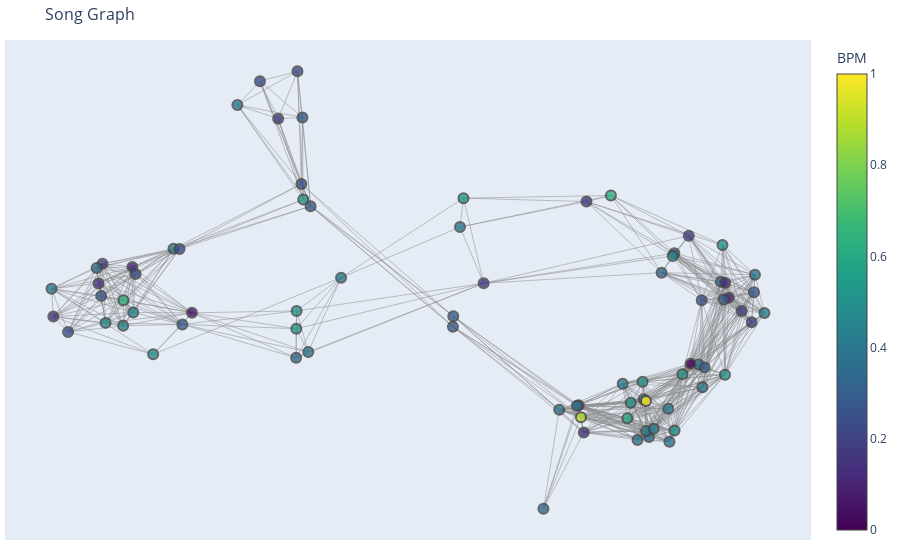

Notebook code cell kept with this figure:
### Code cell
# 'Pier - Angèle Saiyan (Techno Edit).mp3" bpm is too low, we remove it
df = df[df.song != 'Pier - Angèle Saiyan (Techno Edit).mp3']

# Assuming df is your DataFrame with songs and their BPMs
G = create_graph(df)
G = create_graph_key_constraint(df)

# Normalize BPM for color mapping
bpm_normalized = (df.set_index('song')['bpm'] - df['bpm'].min()) / (df['bpm'].max() - df['bpm'].min())

# Calculate node positions
pos = nx.spring_layout(G)

# Node trace
node_trace = go.Scatter(
    x=[pos[node][0] for node in G.nodes()],
    y=[pos[node][1] for node in G.nodes()],
    mode='markers',
    marker=dict(
        size=10,
        color=[bpm_normalized[node] for node in G.nodes()],
        colorscale='Viridis',
        colorbar=dict(title='BPM'),
        line_width=2,
        opacity=0.8  # Reduced opacity
    ),
    text=[node for node in G.nodes()],  # Hover text
    hoverinfo='text'
)

# Edge trace
edge_trace = go.Scatter(
    x=[],
    y=[],
    line=dict(width=0.5, color='#888'),
    hoverinfo='none',
    mode='lines')

for edge in G.edges():
    x0, y0 = pos[edge[0]]
    x1, y1 = pos[edge[1]]
    edge_trace['x'] += (x0, x1, None)
    edge_trace['y'] += (y0, y1, None)

# Create the figure
fig = go.Figure(data=[edge_trace, node_trace],
                layout=go.Layout(
                    title='Song Graph',
                    titlefont_size=16,
                    showlegend=False,
                    hovermode='closest',
                    margin=dict(b=20, l=5, r=5, t=40),
                    xaxis=dict(showgrid=False, zeroline=False, showticklabels=False),
                    yaxis=dict(showgrid=False, zeroline=False, showticklabels=False))
                )

fig.show()

### Figure 1 — Plotly figure (JSON) as saved in the notebook; plotly's stock layout.template omitted (floating-point values rounded to 4 significant figures; data arrays with more than 128 entries replaced by an {"elided": "..."} marker saying what was removed)
{"data": [{"hoverinfo": "none", "line": {"color": "#888", "width": 0.5}, "mode": "lines", "type": "scatter", "x": {"elided": "1905 float values"}, "y": {"elided": "1905 float values"}}, {"hoverinfo": "text", "marker": {"color": [0.4762, 0.2381, 0.09524, 0.2857, 0.2381, 0.3333, 0.5238, 0.5238, 0.4048, 0.4286, 0.5238, 0.3333, 0.1429, 0.5952, 0.2857, 0.3571, 0.1905, 0.381, 0.381, 0.4048, 0.09524, 0.1667, 0.6429, 0.5, 0.2857, 0.5238, 0.2857, 0.1905, 0.4048, 0.4762, 0.4048, 0.5238, 0.1905, 0.1667, 0.2857, 0.2857, 0.4524, 0.2381, 0.4286, 0.5238, 0.2381, 0.4048, 0.4048, 0.4048, 0.1667, 0.2857, 0.4524, 0.381, 0.5238, 0.4048, 0.2857, 0.04762, 0.4048, 0.4048, 0.6429, 0.2381, 0.4048, 0.5238, 0.1429, 0.5238, 0.4048, 0.119, 0.2381, 0.4048, 0.2381, 0.881, 0.3571, 0.1667, 0.2857, 1, 0.1667, 0.2381, 0.1429, 0, 0.5238, 0.4048, 0.3333, 0.3333], "colorbar": {"title": {"text": "BPM"}}, "colorscale": [[0, "#440154"], [0.1111, "#482878"], [0.2222, "#3e4989"], [0.3333, "#31688e"], [0.4444, "#26828e"], [0.5556, "#1f9e89"], [0.6667, "#35b779"], [0.7778, "#6ece58"], [0.8889, "#b5de2b"], [1, "#fde725"]], "line": {"width": 2}, "opacity": 0.8, "size": 10}, "mode": "markers", "text": ["1luu - Oxygenium [T4F].mp3", "A$AP ROCKY - Praise the Lord (DURDENHAUER Edit) Extended Mix.mp3", "Alignment - Future Dancefloor [VNR043  A2].mp3", "Alizée - Moi, Lolita (Prauze Edit Enfan Party).mp3", "Amadou & Mariam - Sabali (RAUMM Edit).mp3", "Amour Vitesse.mp3", "AMRK - Exhausted (ft. Dr. Pops) [FREE DL].mp3", "Anarchy.mp3", "ANTIPØDE (Bleu électrique & Desiracid) - C’est Électrique.mp3", "Arman John - Phased Reality.mp3", "Ascendant Vierge - Influenceur (Nyctonian Industrial Remix)[FREE WAV DOWNLOAD].mp3", "ATB - 9PM AEST (0055RAVE HARD EDIT).mp3", "Automates - Meta (feat Saddie) [RAWS1].mp3", "Ayo Technology (Kølab Rave Edit).mp3", "BICEP - Glue (Rialians On Earth Remix  ACOR HT Rework) [MORC014].mp3", "Conquete.mp3", "Cooler Than Me.mp3", "Cyclone.mp3", "Dernier Jour.mp3", "DJ Traytex X 1luu - No Signs.mp3", "Doppler Smoke (aj the juice man 🧃  remix)(FREE DL).mp3", "Enham - Hai Bian.mp3", "Faithless - Insomnia [ Techno Remix by brxndy ].mp3", "Fly Away On The Wings Of The Wind (PEACE🕊 EDIT).mp3", "Folcoch - Not So Bad.mp3", "Freeze Corleone - Freeze Raël (ØKKY Techno edit).mp3", "Freeze Corleone - Jour De Plus (ØKKY Techno edit).mp3", "Gazo - Tchin 2x (Just Pedro Techno Edit).mp3", "Jaëss - Kick Dans Ton Cor.mp3", "Jean Terechkova - Melancholia [JAH063].mp3", "Jean Terechkova - The Last Flower [HV008].mp3", "Juice WRLD - Lucid Dreams (Nyctonian Tech Pop Remix)[FREE WAV DOWNLOAD].mp3", "JUL - Alors La Zone (PELIGRE EDIT).mp3", "Kaaris ft. Kalash Criminel - Arret Du Coeur (Techno Remix).mp3", "Kenya Grace - Strangers (K1LO '2000s' Techno Remix).mp3", "Keugré - Reaching It [JAH034].mp3", "La fee rouge.mp3", "Lacchesi & Mac Declos - Give It To Me (Nelly X-Rated Edit).mp3", "Live attack.mp3", "LÄUFF Ft. Angèle - Attrape-moi (Edit - AI Cover).mp3", "LÄUFF X HNAS - AP [H33R030].mp3", "Matrakk - 69 Carats [UFR001].mp3", "MATRAKK - Confessions Du Dimanche.mp3", "MATRAKK - Drift Like Verstappen.mp3", "MATRAKK - Freed From Desire.mp3", "Matrakk - My Drums Hard [JAH001].mp3", "MATRAKK - Romantic Dream.mp3", "Matrakk - You Got The Trance.mp3", "MATRAKK ft Morgane Rey - Mon Amour.mp3", "Migos - Walk It Talk It (DURDENHAUER Edit) [FREE DOWNLOAD].mp3", "Mika - Relax, Take It Easy (E11 Rave Edit) [FREE DOWNLOAD].mp3", "Naps - Dreamlife feat. SCH (Just Pedro Techno Remix).mp3", "Nyctonian x OGUZ - GOLDEN SZN.mp3", "Oliver Tree - Miss You (Nyctonian Tech Pop  Techno Remix)[OUT ON SPOTIFY ETC!].mp3", "Pawlowski - Demonic Dimensions [Oldschool Mix]  Possession exclusivity.mp3", "POSSESSION PREMIERE  AnD - 7AM Burning.mp3", "Premiere  MATRAKK - Walk After Woman.mp3", "PREMIERE 1luu - Rubidium (KTAVA003).mp3", "Premiere Azyr - Arya Tara (Original Mix) [IPKTVA001].mp3", "PREMIERE Kylie Minogue - My Head (Dallaniel EDIT)[Frenetik].mp3", "Premiere Nyctonian - Purpura Violaceum [RCKLSS012].mp3", "Premiere RAUMM & Sacha Jea - Pour Un Soir Seulement [MTRVA005].mp3", "RAUMM & Sacha Jea - Minuit.mp3", "RAËL - Schmieren [SINDEX018].mp3", "SCH - Autobahn (ÆDE Remix - FREE DL).mp3", "Sum41 - Still Waiting (1luu Bootleg).mp3", "Thalassophobia.mp3", "The Prodigy No Good(ARMA Remix).mp3", "Trepidation.mp3", "TurboKevin - CHASE THE SUN.mp3", "UNMD - After Sa Mère (Lilith † AD†AM Resurection).mp3", "UNNAMED - After Sa Mère.mp3", "VIPER DIVA - Born To Be Slytherin (Tbilisi Mix).mp3", "Vois sur ton chemin (Techno Mix).mp3", "Wick x Jasic - All The Things She Said (Schranz Edit) [MORC009] ~ free dl.mp3", "YGNOR - Disruptive Element [JAH030].mp3", "Zhi - Vago - Celebrate (ACOR HT Rework) BONUS TRACK [SINDEX019].mp3", "ØTTA - LOWKEY TWERK.mp3"], "type": "scatter", "x": [-0.8698, 0.5017, -0.8052, -0.03127, -0.4974, 0.1861, 0.5022, 0.6176, -0.5519, 0.7189, 0.6237, 0.4405, 0.2832, 0.3883, -0.3951, 0.6139, 0.6639, 0.4129, 0.5603, -0.381, 0.6332, -0.8771, -0.8267, -0.755, 0.6936, 0.521, -0.6846, 0.271, 0.2665, 0.4978, 0.4898, -0.006811, 0.688, 0.04187, -0.03227, -0.8803, -0.8274, -0.7974, -0.706, -0.4092, -0.6913, 0.4333, 0.4278, 0.5694, 0.2897, 0.6207, -0.803, 0.2241, 0.3965, 0.696, -0.3754, -0.6615, -1, 0.452, 0.3487, 0.5676, 0.4871, -0.4099, -0.8868, 0.4249, -0.0152, 0.6244, -0.4071, -0.3019, -0.9601, 0.2764, -0.8913, 0.5364, 0.5749, 0.4331, -0.4535, -0.3975, -0.9957, 0.5408, -0.3931, 0.3771, 0.4709, -0.4104], "y": [-0.03112, 0.1502, 0.1146, -0.01369, 0.5978, -0.5147, -0.311, 0.1715, 0.5357, -0.005519, -0.1659, -0.3279, -0.3161, -0.2795, 0.5035, 0.07559, 1.835e-05, -0.3356, -0.1393, -0.107, 0.03434, 0.1227, 0.02763, -0.113, 0.04878, -0.1645, -0.0351, -0.2454, -0.247, 0.1431, -0.3403, 0.2934, -0.02933, 0.072, -0.04108, 0.03913, -0.03874, 0.09583, 0.1618, 6.345e-05, 0.1612, -0.3122, -0.2296, -0.1988, 0.2844, 0.02962, -0.004221, -0.2573, -0.2389, 0.09402, 0.2723, -0.005007, 0.05756, -0.3065, 0.3004, 0.0278, -0.2543, -0.04624, 0.07151, -0.184, 0.2183, 0.07309, 0.6235, 0.08657, -0.05462, -0.2764, 0.1119, 0.1956, -0.1475, -0.2345, 0.4998, 0.3304, -0.01459, -0.1375, 0.2897, -0.1893, 0.09956, -0.1217]}], "layout": {"hovermode": "closest", "margin": {"b": 20, "l": 5, "r": 5, "t": 40}, "showlegend": false, "title": {"font": {"size": 16}, "text": "Song Graph"}, "xaxis": {"showgrid": false, "showticklabels": false, "zeroline": false}, "yaxis": {"showgrid": false, "showticklabels": false, "zeroline": false}}}
